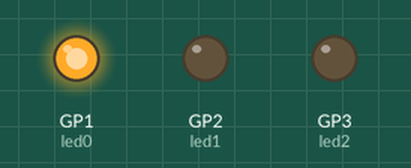
Simulated run of this program. Board: Raspberry Pi Pico running MicroPython. Parts: output pins drawn as LEDs (lit = HIGH).

Above: at 0.5 s.
At 1.5 s:
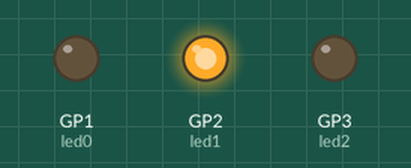
At 5.5 s:
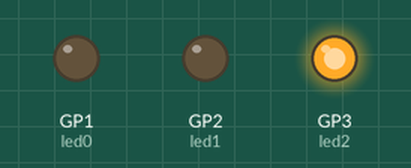
Timing chart, 0 to 6.9 s (numbered marks = the images above):
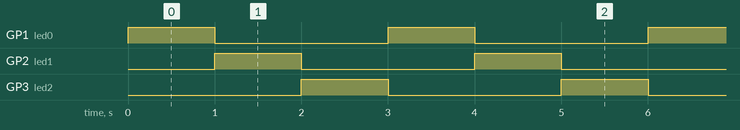

Measured:
- by itself, GP1 (led0), GP2 (led1), GP3 (led2): alternates HIGH for 1.0 s and LOW for 2.0 s
- by itself, everything shown: repeats every 3.0 s, in 3 steps

The program:

led_blink.py
```python
from machine import Pin
import time
led0=Pin(1,Pin.OUT)
led1=Pin(2,Pin.OUT)
led2=Pin(3,Pin.OUT)
while 1:
    led0.value(1)
    led1.value(0)
    led2.value(0)
    time.sleep(1)
    led0.value(0)
    led1.value(1)
    led2.value(0)
    time.sleep(1)
    led0.value(0)
    led1.value(0)
    led2.value(1)
    time.sleep(1)
```
